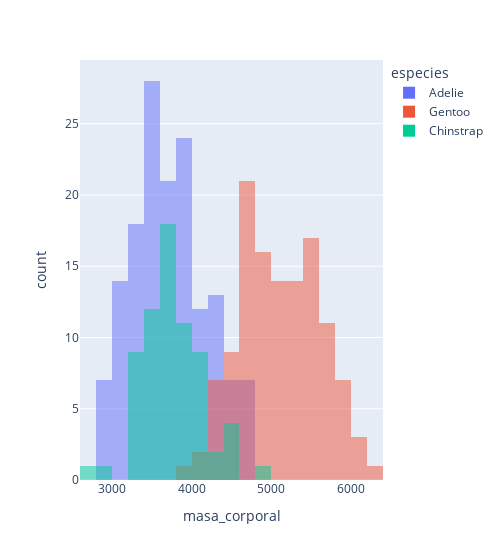

Write notebook code for a chart like this one.
### Code cell
fig=px.histogram(datos,
                x='masa_corporal',
                color='especies',
                barmode='overlay',
                width=500)
fig.show()

### Figure 1 — Plotly figure (JSON) as saved in the notebook; plotly's stock layout.template omitted (floating-point values rounded to 4 significant figures; data arrays with more than 128 entries replaced by an {"elided": "..."} marker saying what was removed)
{"data": [{"alignmentgroup": "True", "bingroup": "x", "hovertemplate": "especies=Adelie<br>masa_corporal=%{x}<br>count=%{y}<extra></extra>", "legendgroup": "Adelie", "marker": {"color": "#636efa", "opacity": 0.5, "pattern": {"shape": ""}}, "name": "Adelie", "offsetgroup": "Adelie", "orientation": "v", "showlegend": true, "type": "histogram", "x": {"elided": "152 int values"}, "xaxis": "x", "yaxis": "y"}, {"alignmentgroup": "True", "bingroup": "x", "hovertemplate": "especies=Gentoo<br>masa_corporal=%{x}<br>count=%{y}<extra></extra>", "legendgroup": "Gentoo", "marker": {"color": "#EF553B", "opacity": 0.5, "pattern": {"shape": ""}}, "name": "Gentoo", "offsetgroup": "Gentoo", "orientation": "v", "showlegend": true, "type": "histogram", "x": [4500, 5700, 4450, 5700, 5400, 4550, 4800, 5200, 4400, 5150, 4650, 5550, 4650, 5850, 4200, 5850, 4150, 6300, 4800, 5350, 5700, 5000, 4400, 5050, 5000, 5100, 4100, 5650, 4600, 5550, 5250, 4700, 5050, 6050, 5150, 5400, 4950, 5250, 4350, 5350, 3950, 5700, 4300, 4750, 5550, 4900, 4200, 5400, 5100, 5300, 4850, 5300, 4400, 5000, 4900, 5050, 4300, 5000, 4450, 5550, 4200, 5300, 4400, 5650, 4700, 5700, 4650, 5800, 4700, 5550, 4750, 5000, 5100, 5200, 4700, 5800, 4600, 6000, 4750, 5950, 4625, 5450, 4725, 5350, 4750, 5600, 4600, 5300, 4875, 5550, 4950, 5400, 4750, 5650, 4850, 5200, 4925, 4875, 4625, 5250, 4850, 5600, 4975, 5500, 4725, 5500, 4700, 5500, 4575, 5500, 5000, 5950, 4650, 5500, 4375, 5850, 4875, 6000, 4925, null, 4850, 5750, 5200, 5400], "xaxis": "x", "yaxis": "y"}, {"alignmentgroup": "True", "bingroup": "x", "hovertemplate": "especies=Chinstrap<br>masa_corporal=%{x}<br>count=%{y}<extra></extra>", "legendgroup": "Chinstrap", "marker": {"color": "#00cc96", "opacity": 0.5, "pattern": {"shape": ""}}, "name": "Chinstrap", "offsetgroup": "Chinstrap", "orientation": "v", "showlegend": true, "type": "histogram", "x": [3500, 3900, 3650, 3525, 3725, 3950, 3250, 3750, 4150, 3700, 3800, 3775, 3700, 4050, 3575, 4050, 3300, 3700, 3450, 4400, 3600, 3400, 2900, 3800, 3300, 4150, 3400, 3800, 3700, 4550, 3200, 4300, 3350, 4100, 3600, 3900, 3850, 4800, 2700, 4500, 3950, 3650, 3550, 3500, 3675, 4450, 3400, 4300, 3250, 3675, 3325, 3950, 3600, 4050, 3350, 3450, 3250, 4050, 3800, 3525, 3950, 3650, 3650, 4000, 3400, 3775, 4100, 3775], "xaxis": "x", "yaxis": "y"}], "layout": {"barmode": "overlay", "legend": {"title": {"text": "especies"}, "tracegroupgap": 0}, "margin": {"t": 60}, "width": 500, "xaxis": {"anchor": "y", "domain": [0, 1], "title": {"text": "masa_corporal"}}, "yaxis": {"anchor": "x", "domain": [0, 1], "title": {"text": "count"}}}}
